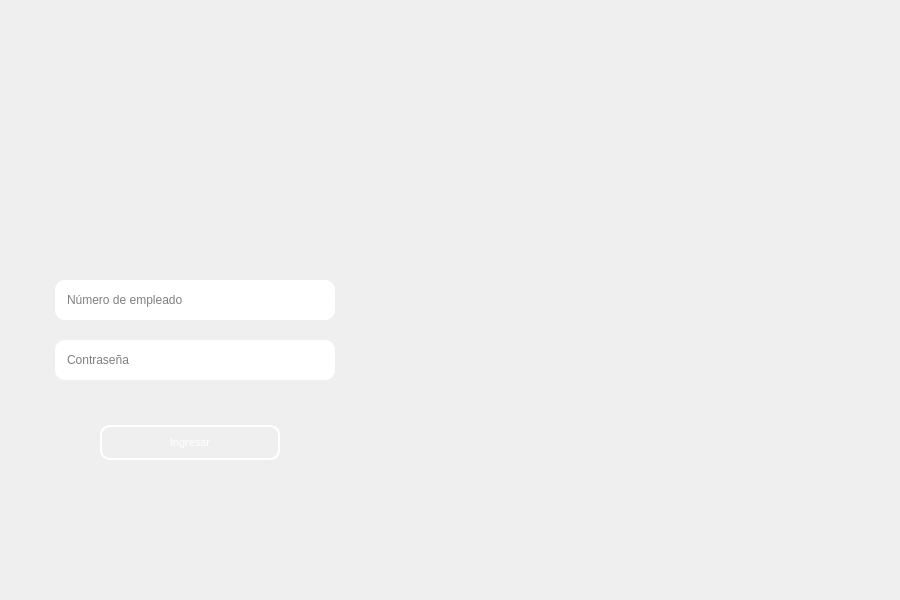
<?xml version="1.0" encoding="UTF-8"?>
<ui version="4.0">
 <class>Form</class>
 <widget class="QWidget" name="Form">
  <property name="geometry">
   <rect>
    <x>0</x>
    <y>0</y>
    <width>900</width>
    <height>600</height>
   </rect>
  </property>
  <property name="windowTitle">
   <string>Form</string>
  </property>
  <widget class="QWidget" name="widget" native="true">
   <property name="geometry">
    <rect>
     <x>0</x>
     <y>0</y>
     <width>900</width>
     <height>600</height>
    </rect>
   </property>
   <property name="styleSheet">
    <string notr="true">border-radius: 10px;</string>
   </property>
   <widget class="QLabel" name="label">
    <property name="geometry">
     <rect>
      <x>0</x>
      <y>0</y>
      <width>900</width>
      <height>600</height>
     </rect>
    </property>
    <property name="sizePolicy">
     <sizepolicy hsizetype="Expanding" vsizetype="Fixed">
      <horstretch>0</horstretch>
      <verstretch>0</verstretch>
     </sizepolicy>
    </property>
    <property name="styleSheet">
     <string notr="true">border-image: url(:/images/login-background.png);</string>
    </property>
    <property name="text">
     <string/>
    </property>
    <property name="margin">
     <number>10</number>
    </property>
   </widget>
   <widget class="QLineEdit" name="lineEdit">
    <property name="geometry">
     <rect>
      <x>55</x>
      <y>280</y>
      <width>280</width>
      <height>40</height>
     </rect>
    </property>
    <property name="styleSheet">
     <string notr="true">QLineEdit{
border-radius: 10px;
Padding-left:10px;
Padding-right:10px;
}</string>
    </property>
    <property name="text">
     <string/>
    </property>
    <property name="alignment">
     <set>Qt::AlignLeading|Qt::AlignLeft|Qt::AlignVCenter</set>
    </property>
    <property name="placeholderText">
     <string>Número de empleado</string>
    </property>
   </widget>
   <widget class="QLineEdit" name="lineEdit_2">
    <property name="geometry">
     <rect>
      <x>55</x>
      <y>340</y>
      <width>280</width>
      <height>40</height>
     </rect>
    </property>
    <property name="styleSheet">
     <string notr="true">QLineEdit{
border-radius: 10px;
Padding-left:10px;
Padding-right:10px;
}</string>
    </property>
    <property name="text">
     <string/>
    </property>
    <property name="echoMode">
     <enum>QLineEdit::Password</enum>
    </property>
    <property name="placeholderText">
     <string>Contraseña</string>
    </property>
   </widget>
   <widget class="QPushButton" name="pushButton">
    <property name="geometry">
     <rect>
      <x>100</x>
      <y>425</y>
      <width>180</width>
      <height>35</height>
     </rect>
    </property>
    <property name="font">
     <font>
      <pointsize>8</pointsize>
     </font>
    </property>
    <property name="styleSheet">
     <string notr="true">QPushButton#pushButton{
	border-radius: 10px;
	border: 2px solid #FFFFFF;
	color: #FFFFFF;
}

QPushButton#pushButton:pressed{
	background-color: #FFFFFF;
	color: #005db1;
}</string>
    </property>
    <property name="text">
     <string>Ingresar</string>
    </property>
   </widget>
   <widget class="QLabel" name="mensaje">
    <property name="geometry">
     <rect>
      <x>80</x>
      <y>390</y>
      <width>220</width>
      <height>30</height>
     </rect>
    </property>
    <property name="sizePolicy">
     <sizepolicy hsizetype="Expanding" vsizetype="Fixed">
      <horstretch>0</horstretch>
      <verstretch>0</verstretch>
     </sizepolicy>
    </property>
    <property name="font">
     <font>
      <pointsize>12</pointsize>
     </font>
    </property>
    <property name="styleSheet">
     <string notr="true">QLabel{
font: 12pt &quot;MS Shell Dlg 2&quot;;
rgb(255, 0, 0);
}</string>
    </property>
    <property name="text">
     <string/>
    </property>
   </widget>
  </widget>
 </widget>
 <resources>
  <include location="res.qrc"/>
 </resources>
 <connections/>
</ui>
